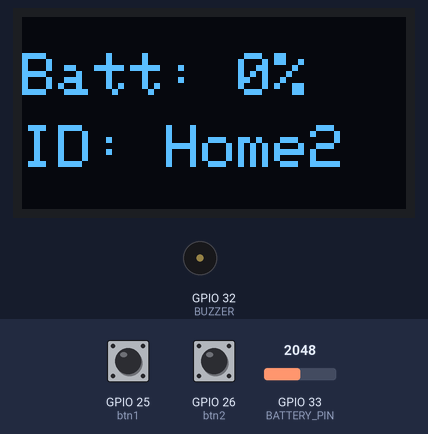
This sketch was run on a simulated ESP32. On the bench: 128×64 one-colour display, buzzer (waves = sounding, pin HIGH). The inputs (shaded band) are chosen by the test bench; at power-on: GPIO 25 (btn1) HIGH, GPIO 33 (BATTERY_PIN) = 2048, GPIO 26 (btn2) HIGH. No radio packets arrive unless stated; what the sketch prints to the serial monitor is not drawn.

Above: at 1.2 s.
1.3 s: GPIO 25 (btn1) pulled LOW for 0.15 s
At 2.0 s:
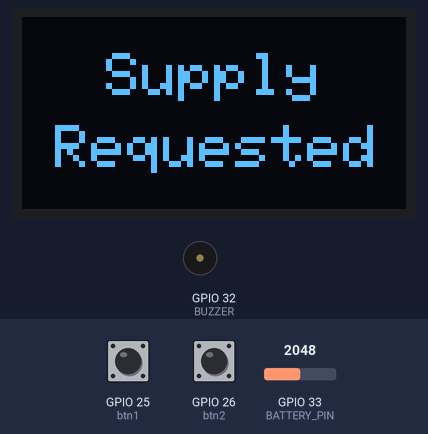
7.4 s: GPIO 33 (BATTERY_PIN) set to 3603
At 10.1 s:
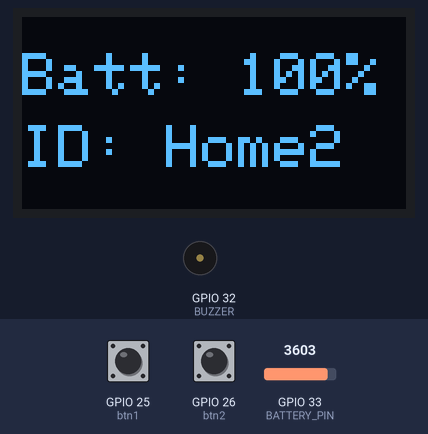
10.4 s: GPIO 26 (btn2) pulled LOW for 1 s
At 16.3 s:
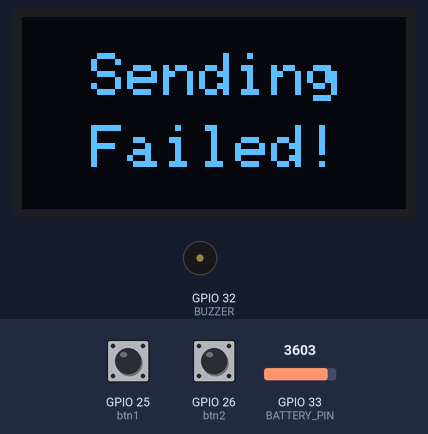
Timing chart, 0 to 17.3 s (numbered marks = the images above; inputs shaded):
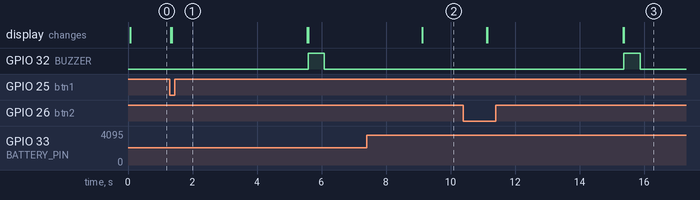

Measured:
- after the input at 1.3 s, GPIO 32 (BUZZER): LOW → HIGH after 4.3 s, → LOW 0.50 s later; the display: first changes at once (image 1 shows a later state)
- after the input at 7.4 s, the display: changes after 1.7 s (image 2)
- after the input at 10.4 s, GPIO 32 (BUZZER): LOW → HIGH after 5.0 s, → LOW 0.50 s later; the display: first changes after 0.72 s (image 3 shows a later state)

The sketch:

Home_Device.ino
```cpp
#include <SPI.h>
#include <LoRa.h>
#include <Wire.h>
#include <TinyGPS++.h>
#include <Adafruit_GFX.h>
#include <Adafruit_SSD1306.h>
#include <ArduinoJson.h>
Adafruit_SSD1306 display(128, 64, &Wire, -1);

//8.21 -> 2.61

#define DEVICE_ID "Home2"
#define latitude 23.7712142   //23.7637073
#define longitude 90.4011672  //90.3999387

#define LORA_NSS 5
#define LORA_RST 16
#define LORA_DIO0 4

#define BUZZER 32
#define BATTERY_PIN 33
#define btn1 25
#define btn2 26

int battery = 0;
bool messageActive = false;
String messageText = "";
unsigned long messageEnd = 0, cooldown = 0, refresh = 0;

void beep(int n, int d) {
  for (int i = 0; i < n; i++) {
    digitalWrite(BUZZER, HIGH);
    delay(d);
    digitalWrite(BUZZER, LOW);
    if (i < n - 1) delay(d);
  }
}

int readBattery() {
  int raw = analogRead(BATTERY_PIN);
  raw = map(raw, 2750, 3350, 0, 100);
  int batt = constrain(raw, 0, 100);
  return batt;
}

void sendTelemetry(String type) {
  display.clearDisplay();
  text(type, 4, 12, 2);
  text("Requested", 11, 36, 2);
  delay(1000);

  type.trim();
  StaticJsonDocument<256> doc;
  doc["type"] = type;
  doc["id"] = DEVICE_ID;
  doc["lat"] = latitude;
  doc["lon"] = longitude;

  String packet;
  serializeJson(doc, packet);
  Serial.println(packet);

  int retries = 0;
  bool ackReceived = false;

  while (retries < 3 && !ackReceived) {
    LoRa.beginPacket();
    LoRa.print(packet);
    LoRa.endPacket();
    LoRa.receive();
    unsigned long waitStart = millis();
    while (millis() - waitStart < 1000) {
      int size = LoRa.parsePacket();
      if (size) {
        String incoming = LoRa.readString();
        StaticJsonDocument<128> ack;
        deserializeJson(ack, incoming);
        if (ack["type"] == "ack" && ack["id"] == DEVICE_ID) {
          ackReceived = true;
          break;
        }
      }
    }
    retries++;
  }

  display.clearDisplay();
  if (ackReceived) {
    text("   HELP   ", 4, 12, 2);
    text("On the Way", 4, 36, 2);
    beep(2, 100);
  } else {
    text(" Sending ", 11, 12, 2);
    text(" Failed! ", 11, 36, 2);
    beep(1, 500);
  }

  messageActive = true;
  messageEnd = millis() + 3000;
}

void handleCommand(String msg) {
  StaticJsonDocument<256> doc;
  deserializeJson(doc, msg);

  String type = doc["type"];

  if (type == "warn") {
    String target = doc["target"];

    if (target == DEVICE_ID || target == "ALL") {
      display.clearDisplay();
      text("  Flood  ", 11, 16, 2);
      text(" Warning! ", 4, 48, 2);
      beep(3, 500);
      messageActive = true;
      messageEnd = millis() + 10000;
    }
  }
}

void checkLoRa() {
  int packetSize = LoRa.parsePacket();

  if (packetSize) {
    String incoming = LoRa.readString();
    handleCommand(incoming);
  }
}


void setup() {
  Serial.begin(115200);
  pinMode(BUZZER, OUTPUT);
  pinMode(btn1, INPUT_PULLUP);
  pinMode(btn2, INPUT_PULLUP);
  Wire.begin();
  display.begin(SSD1306_SWITCHCAPVCC, 0x3C);
  display.clearDisplay();
  display.setTextColor(1);

  LoRa.setPins(LORA_NSS, LORA_RST, LORA_DIO0);
  while (!LoRa.begin(433E6)) {
    display.setCursor(0, 0);
    display.print("LoRa Error");
    display.display();
    delay(1000);
  }

  LoRa.setSpreadingFactor(7);
  LoRa.setSignalBandwidth(125E3);
  LoRa.setCodingRate4(5);
  LoRa.enableCrc();
}

void loop() {
  battery = readBattery();
  if (messageActive && millis() > messageEnd) messageActive = false;
  if (!messageActive && millis() > refresh) {
    drawHome();
    refresh = millis() + 1000;
  }

  if (!digitalRead(btn1) && millis() > cooldown) {
    Serial.println("Button 1 pressed");
    sendTelemetry("  Supply  ");
    cooldown = millis() + 5000;
  }

  if (!digitalRead(btn2) && millis() > cooldown) {
    Serial.println("Button 2 pressed");
    sendTelemetry("  Rescue  ");
    cooldown = millis() + 5000;
  }

  checkLoRa();

  delay(10);
}

void text(String t, int x, int y, int s) {
  display.setTextSize(s);
  display.setCursor(x, y);
  display.print(t);
  display.display();
}

void drawHome() {
  display.clearDisplay();
  display.setTextSize(2);

  display.setCursor(0, 12);
  display.print("Batt: ");
  display.print(battery);
  display.print("%");

  display.setCursor(0, 36);
  display.print("ID: ");
  display.print(DEVICE_ID);

  display.display();
}
```
